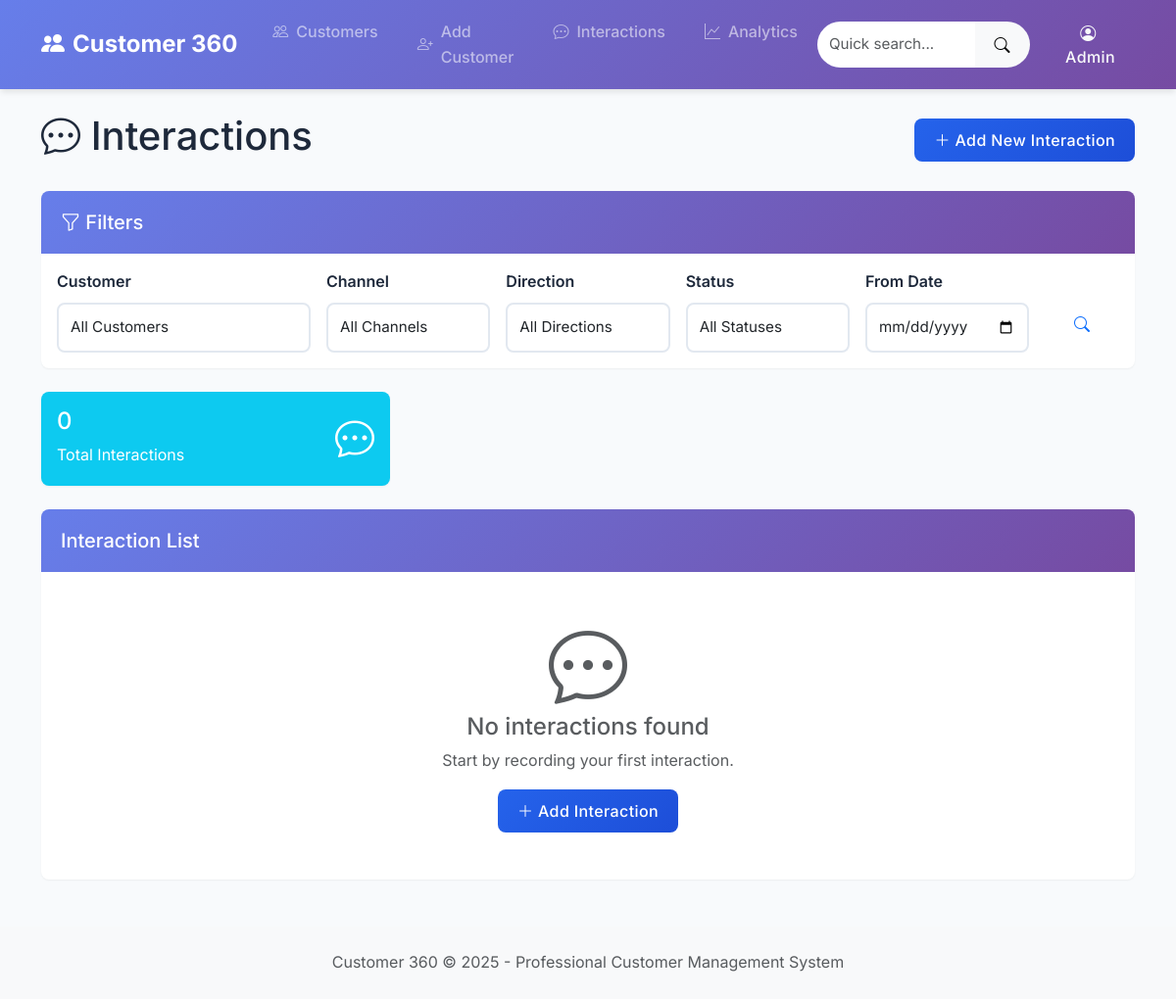
Before: /interactions/ with the older database file.
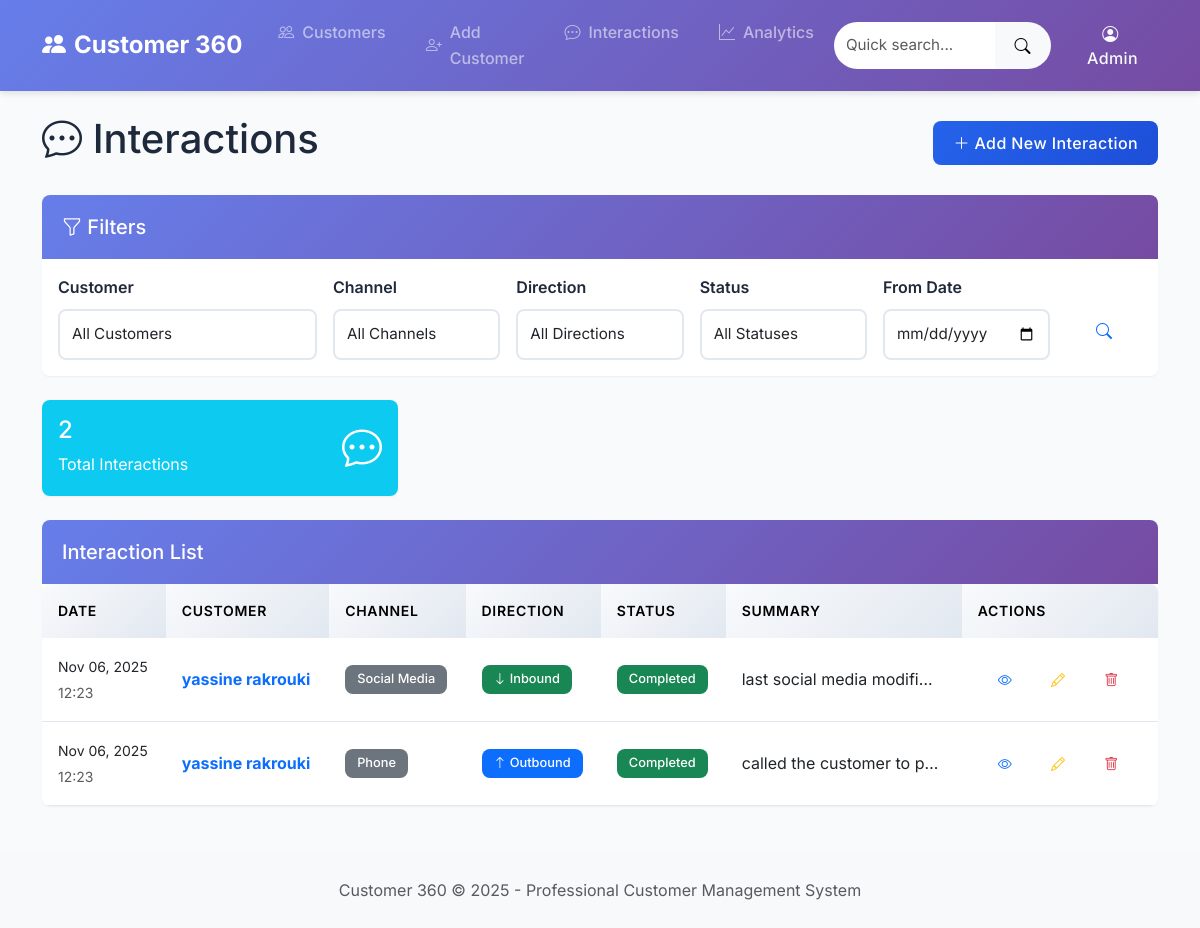
After: the same page with the newer database file.
### interactions/models.py (models this page shows, shortened)
class Interaction(models.Model):
    CHANNEL_CHOICES = [
        ('phone', 'Phone'),
        ('sms', 'SMS'),
        ('email', 'Email'),
        ('letter', 'Letter'),
        ('social_media', 'Social Media'),
        ('in_person', 'In Person'),
        ('chat', 'Live Chat'),
    ]
    DIRECTION_CHOICES = [
        ('inbound', 'Inbound'),
        ('outbound', 'Outbound'),
    ]
    STATUS_CHOICES = [
        ('pending', 'Pending'),
        ('completed', 'Completed'),
        ('follow_up', 'Follow-up Required'),
    ]
    customer = models.ForeignKey(
        Customer,
        on_delete=models.CASCADE,
        related_name='interactions',
        help_text="Customer involved in this interaction"
    )
    channel = models.CharField(
        max_length=15,
        choices=CHANNEL_CHOICES,
        help_text="Communication channel used"
    )
    direction = models.CharField(
        max_length=10,
        choices=DIRECTION_CHOICES,
        help_text="Direction of communication"
    )
    status = models.CharField(
        max_length=15,
        choices=STATUS_CHOICES,
        default='completed',
        help_text="Status of the interaction"
    )
    interaction_date = models.DateTimeField(auto_now_add=True)
    summary = models.TextField(help_text="Summary of the interaction")
    notes = models.TextField(
        blank=True,
        help_text="Additional notes (optional)"
    )
    created_by = models.CharField(
        max_length=100,
        blank=True,
        help_text="User who created this interaction"
    )
    class Meta:
        ordering = ['-interaction_date']
        verbose_name = 'Interaction'
        verbose_name_plural = 'Interactions'

### customer_management/models.py (models this page shows, shortened)
class Customer(models.Model):
    name = models.CharField(
        max_length=100,
        help_text="Customer's full name"
    )
    email = models.EmailField(
        max_length=100,
        unique=True,
        help_text="Customer's email address"
    )
    phone_regex = RegexValidator(
        regex=r'^\+?1?\d{9,15}$',
        message="Phone number must be entered in the format: '+999999999'. Up to 15 digits allowed."
    )
    phone = models.CharField(
        validators=[phone_regex],
        max_length=17,
        help_text="Customer's phone number"
    )
    address = models.CharField(
        max_length=200,
        help_text="Customer's address"
    )
    social_media = models.CharField(
        max_length=100,
        blank=True,
        help_text="Customer's social media handle (optional)"
    )
    created_at = models.DateTimeField(auto_now_add=True)
    updated_at = models.DateTimeField(auto_now=True)
    is_active = models.BooleanField(default=True)
    class Meta:
        ordering = ['name']
        verbose_name = 'Customer'
        verbose_name_plural = 'Customers'
    def __str__(self):
        return f"{self.name} ({self.email})"

### interactions/views.py (the view)
# urls.py: path('', views.InteractionListView.as_view(), name='interaction_list'),
class InteractionListView(ListView):
    model = Interaction
    template_name = 'interactions/interaction_list.html'
    context_object_name = 'interactions'
    paginate_by = 25
    def get_queryset(self):
        queryset = Interaction.objects.select_related('customer').all()
        customer_id = self.request.GET.get('customer')
        if customer_id:
            queryset = queryset.filter(customer_id=customer_id)
        channel = self.request.GET.get('channel')
        if channel:
            queryset = queryset.filter(channel=channel)
        direction = self.request.GET.get('direction')
        if direction:
            queryset = queryset.filter(direction=direction)
        status = self.request.GET.get('status')
        if status:
            queryset = queryset.filter(status=status)
        date_from = self.request.GET.get('date_from')
        if date_from:
            queryset = queryset.filter(interaction_date__date__gte=date_from)
        date_to = self.request.GET.get('date_to')
        if date_to:
            queryset = queryset.filter(interaction_date__date__lte=date_to)
        return queryset.order_by('-interaction_date')
    def get_context_data(self, **kwargs):
        context = super().get_context_data(**kwargs)
        context['filter_form'] = InteractionFilterForm(self.request.GET)
        context['total_interactions'] = Interaction.objects.count()
        return context

### interactions/templates/interactions/interaction_list.html (shortened to what this page needs)
{% extends 'customer_management/base.html' %}
{% block content %}
<div class="d-flex justify-content-between align-items-center mb-4">
    <h1><i class="bi bi-chat-dots"></i> Interactions</h1>
    <a href="{% url 'interactions:interaction_create' %}" class="btn btn-primary">
        <i class="bi bi-plus-lg"></i> Add New Interaction
    </a>
</div>
<div class="card mb-4">
    <div class="card-header">
        <h5 class="mb-0"><i class="bi bi-funnel"></i> Filters</h5>
    </div>
    <div class="card-body">
        <form method="get" class="row g-3">
            <div class="col-md-3">
                <label for="{{ filter_form.customer.id_for_label }}" class="form-label">Customer</label>
                {{ filter_form.customer }}
            </div>
            <div class="col-md-2">
                <label for="{{ filter_form.channel.id_for_label }}" class="form-label">Channel</label>
                {{ filter_form.channel }}
            </div>
            <div class="col-md-2">
                <label for="{{ filter_form.direction.id_for_label }}" class="form-label">Direction</label>
                {{ filter_form.direction }}
            </div>
            <div class="col-md-2">
                <label for="{{ filter_form.status.id_for_label }}" class="form-label">Status</label>
                {{ filter_form.status }}
            </div>
            <div class="col-md-2">
                <label for="{{ filter_form.date_from.id_for_label }}" class="form-label">From Date</label>
                {{ filter_form.date_from }}
            </div>
            <div class="col-md-1">
                <label class="form-label">&nbsp;</label>
                <button type="submit" class="btn btn-outline-primary w-100">
                    <i class="bi bi-search"></i>
                </button>
            </div>
        </form>
    </div>
</div>
<div class="row mb-4">
    <div class="col-md-4">
        <div class="card bg-info text-white">
            <div class="card-body">
                <div class="d-flex justify-content-between">
                    <div>
                        <h4>{{ total_interactions }}</h4>
                        <p class="mb-0">Total Interactions</p>
                    </div>
                    <div class="align-self-center">
                        <i class="bi bi-chat-dots fs-1"></i>
                    </div>
                </div>
            </div>
        </div>
    </div>
</div>
<div class="card">
    <div class="card-header">
        <h5 class="mb-0">Interaction List</h5>
    </div>
    <div class="card-body p-0">
        {% if interactions %}
            <div class="table-responsive">
                <table class="table table-hover mb-0">
                    <thead class="table-light">
                        <tr>
                            <th>Date</th>
                            <th>Customer</th>
                            <th>Channel</th>
                            <th>Direction</th>
                            <th>Status</th>
                            <th>Summary</th>
                            <th>Actions</th>
                        </tr>
                    </thead>
                    <tbody>
                        {% for interaction in interactions %}
                        <tr>
                            <td>
                                <small>{{ interaction.interaction_date|date:"M d, Y" }}</small><br>
                                <small class="text-muted">{{ interaction.interaction_date|time:"H:i" }}</small>
                            </td>
                            <td>
                                <a href="{% url 'customer_management:customer_detail' interaction.customer.pk %}" class="text-decoration-none">
                                    <strong>{{ interaction.customer.name }}</strong>
                                </a>
                            </td>
                            <td>
                                <span class="badge bg-secondary">{{ interaction.get_channel_display }}</span>
                            </td>
                            <td>
                                {% if interaction.direction == 'inbound' %}
                                    <span class="badge bg-success">
                                        <i class="bi bi-arrow-down"></i> {{ interaction.get_direction_display }}
                                    </span>
                                {% else %}
                                    <span class="badge bg-primary">
                                        <i class="bi bi-arrow-up"></i> {{ interaction.get_direction_display }}
                                    </span>
                                {% endif %}
                            </td>
                            <td>
                                {% if interaction.status == 'completed' %}
                                    <span class="badge bg-success">{{ interaction.get_status_display }}</span>
                                {% elif interaction.status == 'pending' %}
                                    <span class="badge bg-warning">{{ interaction.get_status_display }}</span>
                                {% else %}
                                    <span class="badge bg-info">{{ interaction.get_status_display }}</span>
                                {% endif %}
                            </td>
                            <td>
                                <div class="text-truncate" style="max-width: 200px;" title="{{ interaction.summary }}">
                                    {{ interaction.summary }}
                                </div>
                            </td>
                            <td>
                                <div class="btn-group btn-group-sm" role="group">
                                    <a href="{% url 'interactions:interaction_detail' interaction.pk %}"
                                       class="btn btn-outline-primary" title="View Details">
                                        <i class="bi bi-eye"></i>
                                    </a>
                                    <a href="{% url 'interactions:interaction_update' interaction.pk %}"
                                       class="btn btn-outline-warning" title="Edit">
                                        <i class="bi bi-pencil"></i>
                                    </a>
                                    <a href="{% url 'interactions:interaction_delete' interaction.pk %}"
                                       class="btn btn-outline-danger" title="Delete">
                                        <i class="bi bi-trash"></i>
                                    </a>
                                </div>
                            </td>
                        </tr>
                        {% endfor %}
                    </tbody>
                </table>
            </div>
        {% else %}
            <div class="text-center py-5">
                <i class="bi bi-chat-dots display-1 text-muted"></i>
                <h4 class="text-muted">No interactions found</h4>
                <p class="text-muted">Start by recording your first interaction.</p>
                <a href="{% url 'interactions:interaction_create' %}" class="btn btn-primary">
                    <i class="bi bi-plus-lg"></i> Add Interaction
                </a>
            </div>
        {% endif %}
    </div>
</div>
{% endblock %}

### customer_management/templates/customer_management/base.html (shortened to what this page needs)
<!DOCTYPE html>
<html lang="en">
  <head>
    <link
      href="https://cdn.jsdelivr.net/npm/bootstrap@5.3.0/dist/css/bootstrap.min.css"
      rel="stylesheet"
    />
    <link
      rel="stylesheet"
      href="https://cdn.jsdelivr.net/npm/bootstrap-icons@1.11.0/font/bootstrap-icons.css"
    />
    {% load static %}
    <link rel="stylesheet" href="{% static 'css/main.css' %}" />
  </head>
  <body>
    <nav
      class="navbar navbar-expand-lg navbar-dark"
      style="
        background: linear-gradient(135deg, #667eea 0%, #764ba2 100%);
        box-shadow: 0 4px 6px -1px rgb(0 0 0 / 0.1);
      "
    >
      <div class="container">
        <a
          class="navbar-brand d-flex align-items-center"
          href="{% url 'customer_management:customer_list' %}"
        >
          <i class="bi bi-people-fill me-2 fs-4"></i>
          <span class="fw-bold">Customer 360</span>
        </a>
        <div class="collapse navbar-collapse" id="navbarNav">
          <ul class="navbar-nav me-auto">
            <li class="nav-item">
              <a
                class="nav-link d-flex align-items-center"
                href="{% url 'customer_management:customer_list' %}"
              >
                <i class="bi bi-people me-2"></i> Customers
              </a>
            </li>
            <li class="nav-item">
              <a
                class="nav-link d-flex align-items-center"
                href="{% url 'customer_management:customer_create' %}"
              >
                <i class="bi bi-person-plus me-2"></i> Add Customer
              </a>
            </li>
            <li class="nav-item">
              <a
                class="nav-link d-flex align-items-center"
                href="{% url 'interactions:interaction_list' %}"
              >
                <i class="bi bi-chat-dots me-2"></i> Interactions
              </a>
            </li>
            <li class="nav-item">
              <a
                class="nav-link d-flex align-items-center"
                href="{% url 'interactions:summary' %}"
              >
                <i class="bi bi-graph-up me-2"></i> Analytics
              </a>
            </li>
          </ul>
          <form class="d-flex me-3" role="search">
            <div class="input-group">
              <input
                class="form-control bg-white border-0"
                type="search"
                placeholder="Quick search..."
                style="border-radius: 25px 0 0 25px"
              />
              <button
                class="btn btn-light border-0"
                type="submit"
                style="border-radius: 0 25px 25px 0"
              >
                <i class="bi bi-search"></i>
              </button>
            </div>
          </form>
          <div class="dropdown">
            <button
              class="btn btn-outline-light border-0 rounded-pill"
              type="button"
              data-bs-toggle="dropdown"
            >
              <i class="bi bi-person-circle me-1"></i> Admin
            </button>
          </div>
        </div>
      </div>
    </nav>
    <main class="container mt-4">{% block content %} {% endblock %}</main>
    <footer class="bg-light mt-5 py-4">
      <div class="container text-center">
        <p class="text-muted mb-0">
          Customer 360 &copy; 2025 - Professional Customer Management System
        </p>
      </div>
    </footer>
  </body>
</html>

Changed rows visible on the page:
added Interaction: interaction_date "Nov 06, 2025", interaction_date "12:23", customer.name "yassine rakrouki", channel "Social Media", direction "Inbound", status "Completed", summary "last social media modifi…"
added Interaction: interaction_date "Nov 06, 2025", interaction_date "12:23", customer.name "yassine rakrouki", channel "Phone", direction "Outbound", status "Completed", summary "called the customer to p…"
Other visible differences:
{{ total_interactions }}: "0" → "2"
text no longer shown: "No interactions found Start by recording your first interaction. Add Interaction"
text now shown: "DATE CUSTOMER CHANNEL DIRECTION STATUS SUMMARY ACTIONS"
